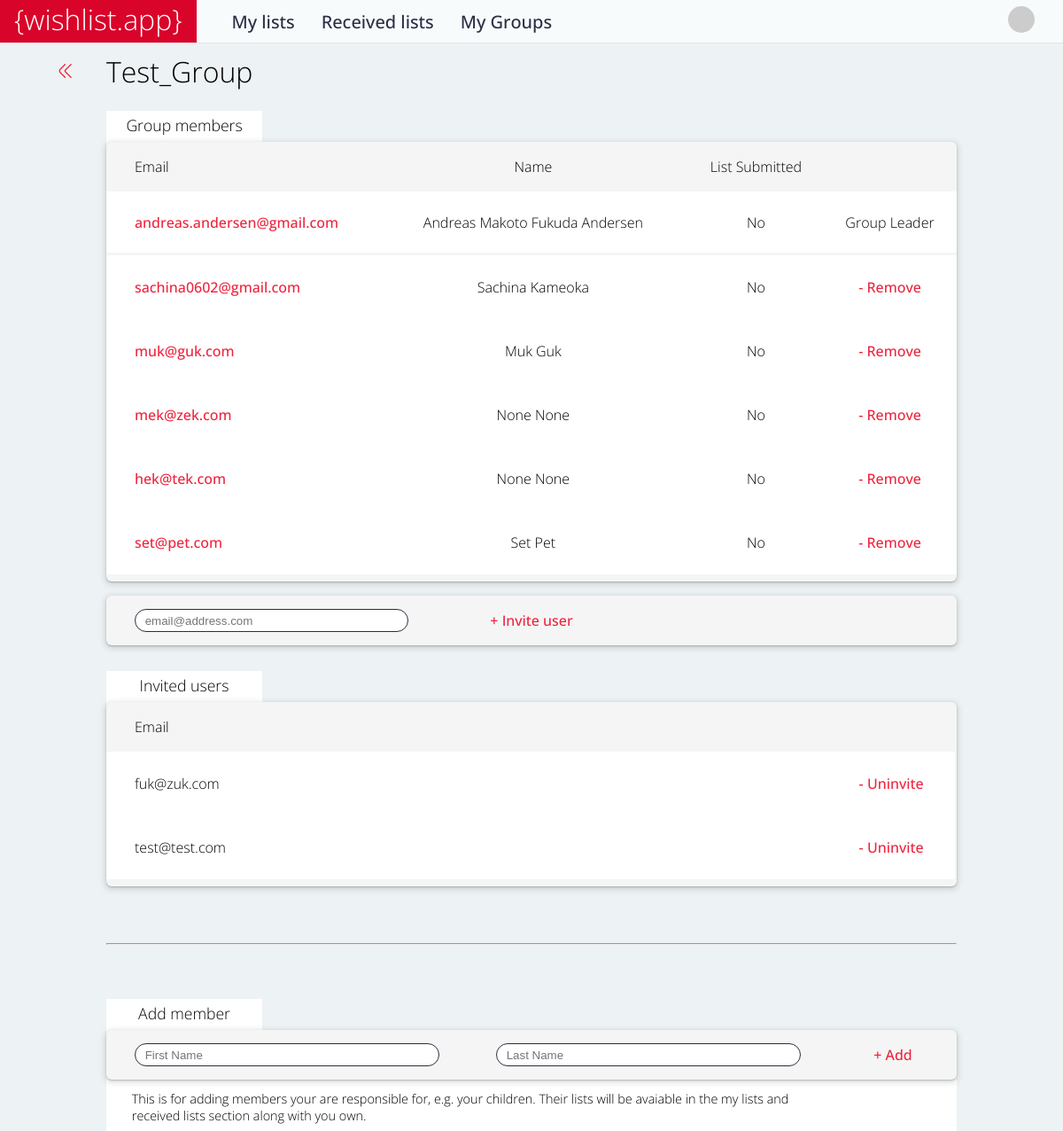
The app's page /groups/2/group_members (signed in), older data.
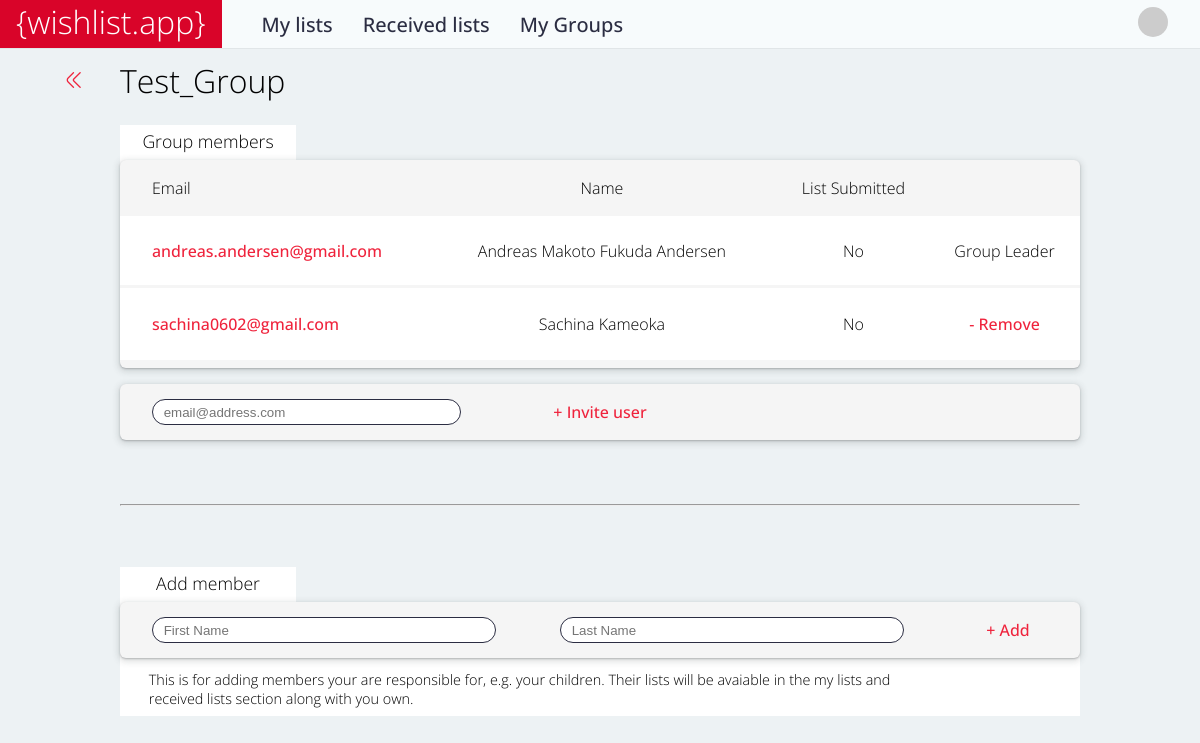
The same page, newer data.
### accounts/models.py (models this page shows, shortened)
class CustomUser(AbstractUser):
    username = None
    groups = models.ManyToManyField(
        'groups.CustomGroup',
        verbose_name='groups',
        blank=True,
        related_name="user_set",
        related_query_name="user",
    )
    email = models.EmailField(
        'email address',
        blank=False,
        null=False,
        unique=True
    )
    USERNAME_FIELD='email'
    REQUIRED_FIELDS=[]
    objects = CustomUserManager()
    first_name = models.CharField(
        max_length=30,
        null=True,
        blank=True,
    )
    last_name = models.CharField(
        max_length=30,
        null=True,
        blank=True,
    )
    is_leader = models.BooleanField(
        default=False,
    )
    assigned_to = models.ForeignKey(
        'CustomUser',
        null=True,
        blank=True,
        on_delete=models.CASCADE,
        related_name='assignments',
    )
    responsible_by = models.ForeignKey(
        'CustomUser',
        null=True,
        blank=True,
        on_delete=models.CASCADE,
        related_name='responsibilities',
    )
    is_self_responsible = models.BooleanField(
        default=True
    )
    has_submitted = models.BooleanField(
        default=False
    )
    def get_gravatar(self):
        md5 = hashlib.md5(self.email.encode())
        digest = md5.hexdigest()
        SIZE = 40
        DEFAULT = 'identicon'
        return f'http://www.gravatar.com/avatar/{digest}?s={SIZE}&d={DEFAULT}'
    def check_multi_responsible(self):
        responsibilities = CustomUser.objects.filter(responsible_by=self.pk)
        return len(responsibilities) > 1

### groups/views.py (the view)
class GroupMembersListView(
    LoginRequiredMixin,
    UserPassesTestMixin,
    ListView,):
    model = CustomUser
    context_object_name = 'group_members'
    template_name = 'group/members.html'
    def get_queryset(self):
        group = CustomGroup.objects.get(id=self.kwargs['pk'])
        return group.user_set.all()
    def get_context_data(self, **kwargs):
        data = super(GroupMembersListView, self).get_context_data(**kwargs)
        group = CustomGroup.objects.get(id=self.kwargs['pk'])
        data['leader'] = group.leader == self.request.user
        data['invitation_empty'] = len(group.invited_users.all())
        data['current_group'] = group
        data['current_user'] = self.request.user
        data['invited_users'] = group.invited_users.all()
        data['invite_form'] = GroupMemberInviteForm()
        data['create_form'] = GroupMemberCreateForm()
        return data
    def test_func(self):
        group = CustomGroup.objects.get(id=self.kwargs['pk'])
        return self.request.user in group.user_set.all()

### groups/forms.py
class GroupMemberInviteForm(forms.Form):
    email = forms.EmailField(
        max_length=50,
        widget=forms.EmailInput(
            attrs={
                'placeholder': 'email@address.com',
                'class': 'in-page-input'}))

class GroupMemberCreateForm(forms.Form):
    first_name = forms.CharField(
        max_length=40,
        widget=forms.TextInput(
            attrs={
                'placeholder': 'First Name',
                'class': 'in-page-input'})
    )
    last_name = forms.CharField(
        max_length=40,
        widget=forms.TextInput(
            attrs={
                'placeholder': 'Last Name',
                'class': 'in-page-input'})
    )

### templates/group/members.html (shortened to what this page needs)
{% extends 'base.html' %}
{% load static %}
{% block content %}
    <div class="back">
        <a href="{% url 'my_groups' %}"><i class="fi-rr-angle-double-left"></i></a>
    </div>
    <div class="page-title">{{ current_group.name }}</div>
    <div class="list-container">
        <div class="list-title">
            Group members
        </div>
        <table class="list">
            <tr class="list-top">
                {% if leader %}
                    <td class="members-list-email">
                        Email
                    </td>
                {% endif %}
                <td class="members-list-name">
                    Name
                </td>
                {% if leader %}
                    <td class="members-list-wish-submitted">
                        List Submitted
                    </td>
                    <td class="members-list-actions">
                    </td>
                {% endif %}
            </tr>
            {% for user in object_list %}
                <tr class="list-entry {% if current_group.leader == user %}list-entry-important{% endif %}">
                    {% if leader %}
                        <td class="members-list-email">
                            {% if user.is_self_responsible %}
                                <a href="" class = "item-title">
                                    {{ user.email }}
                                </a>
                            {% endif %}
                        </td>
                    {% endif %}
                    <td class="members-list-name">
                        {{ user.first_name }} {{ user.last_name }}
                    </td>
                    <td class="members-list-wish-submitted">
                        {% if leader %}
                            {% if user.has_submitted %} Yes {% else %} No {% endif %}
                        {% endif %}
                    </td>
                    <td class="members-list-wish-actions">
                        {% if user.id != user.id or user.responsible_by == current_user or leader %}
                            <span>
                                {% if current_group.leader == user %}
                                    Group Leader
                                {% else %}
                                    <a href="{% url 'remove_group_member' current_group.id user.id %}">
                                        - Remove
                                    </a>
                                {% endif %}
                            </span>
                        {% endif %}
                    </td>
                </tr>
            {% endfor %}
            <tr class="list-empty-bottom">
                <td></td>
                <td></td>
                <td></td>
                <td></td>
            </tr>
        </table>
    </div>
    {% if leader %}
        <table class="list">
            <tr class="list-bottom">
                <form id="invite-user", method="post" action="{% url 'invite_group_member' current_group.id current_user.id %}">
                    <td class="members-list-invite-email">
                        {{ invite_form.email }}
                    </td>
                    <td class="members-list-invite-invite">
                        <a href="#" onclick="document.getElementById('invite-user').submit()">
                            + Invite user
                        </a>
                    </td>
                    <td class="members-list-invite-errors">
                    </td>
                </form>
            </tr>
        </table>
        {% if invitation_empty %}
            <div class="list-container-2">
                <div class="list-title">
                    Invited users
                </div>
                <table class="list">
                    <tr class="list-top">
                        <td class="members-list-invited-email">
                            Email
                        </td>
                        <td class="members-list-invited-action">
                        </td>
                    </tr>
                    {% for user in invited_users %}
                        <tr class="list-entry">
                            <td class="members-list-invited-email">
                                {{ user.email }}
                            </td>
                            <td class="members-list-invited-action">
                                <a href="{% url 'uninvite_user' current_group.id user.id %}">
                                    - Uninvite
                                </a>
                            </td>
                        </tr>
                    {% endfor %}
                    <tr class="list-empty-bottom">
                        <td></td>
                        <td></td>
                        <td></td>
                    </tr>
                </table>
            </div>
        {% endif %}
    {% endif %}
    <hr class="list-page-divider">
    {% if current_user.is_self_responsible %}
        <div class="noted-list">
            <div class="list-title">
                Add member
            </div>
            <table id="create-member-table" class="list">
                <tr class="list-bottom">
                    <form id="create-member", method="post"
                        action="{% url 'create_group_member' current_group.id current_user.id %}">
                        <td class="create-member-first-name">
                            {{ create_form.first_name }}
                        </td>
                        <td class="create-member-last-name">
                            {{ create_form.last_name }}
                        </td>
                        <td class="create-member-actions">
                            <a href="#", onclick="document.getElementById('create-member').submit()">
                                + Add
                            </a>
                        </td>
                    </form>
                </tr>
            </table>
            <div class="noted-list-note-container">
                <span class="noted-list-note">
                    This is for adding members your are responsible for, e.g. your children.
                    Their lists will be avaiable in the my lists and received lists section along with you own.
                </span>
            </div>
        </div>
    {% endif %}
{% endblock content %}

### templates/base.html (shortened to what this page needs)
<!DOCTYPE html>
{% load static %}
<html>
    <head>
        <link rel="stylesheet" href="{% static 'css/base.css' %}">
        <link rel="stylesheet" href="{% static 'css/uicons.css' %}">
    </head>
    <body>
        <header class="top-container">
            <div class="top">
                <div class="title-and-navbar">
                    <span class="title"><a href="{% url 'home' %}" class="title-text">{wishlist.app}</a></span>
                    <div class="navbar">
                    {% if user.is_authenticated %}
                        <div class="navbar-item">
                            {% if user.check_multi_responsible %}
                                <a href="{% url 'my_lists' %}">My lists</a>
                            {% else %}
                                <a href="{% url 'wish_list' user.id %}">My lists</a>
                            {% endif %}
                        </div>
                        <div class="navbar-item">
                            <a href="{% url 'received_lists' %}">Received lists</a>
                        </div>
                        <div class="navbar-item">
                            <a href="{% url 'my_groups' %}">My Groups</a>
                        </div>
                    {% endif %}
                    </div>
                </div>
                {% if user.is_authenticated %}
                    <div class="login">
                        <div class="dropdown">
                            <a href="#" id="dropdown-button-id" class="dropdown-button" onClick="dropDown()">
                                <img src="{{ user.get_gravatar }}" id="gravatar">
                            </a>
                        </div>
                    </div>
                    {% endif %}
                </div>
        </header>
        <div class="container main">
            {% block content %}
            {% endblock content %}
        </div>
    </body>
</html>

### static/css/base.css (style rules this page uses)
body { font-family: 'Open Sans', sans-serif; font-weight: 300; background-color: #EDF2F4; margin: 0; }
.page-title { display: flex; flex-direction: column; justify-content: center; height: 2em; font-weight: 300; font-size: 2em; }
a { color: #EF233C; text-decoration: none; font-weight: 500; }
.top-container { width: 100%; }
.container { max-width: 60rem; width: 80%; margin: 0 auto 0 auto; }
.main { position: relative; }
.top { height: 3em; display: flex; flex-direction: row; justify-content: space-between; align-items: stretch; background-color: #F7FBFC; box-shadow: rgba(0, 0, 0, 0.05) 0px 0px 0px 1px; margin: 0 auto 0 auto; }
.title-and-navbar { display: flex; flex-direction: row; justify-content: space-between; }
.title { display: inline-block; order: 1; background-color: #D90429; padding: 0em 1em 0 1em; }
.title a { font-size: 2em; font-weight: 300; color: white; }
.navbar { order: 2; display: flex; flex-direction: row; justify-content: start; align-items: center; padding: 0.5em; margin: 0 0 0 2em; }
.navbar-item { display: inline-block; font-size: 1.25em; margin: 0 1.5em 0 0; }
.navbar-item a { color: #2B2D42; font-weight: 500; }
.login { order: 3; display: flex; flex-direction: column; justify-content: center; align-items: flex-end; margin: 0 2em 0 0; }
#gravatar { border-radius: 50%; height: 30px; width: 30px; }
.dropdown { position: relative; float: right; }
.dropdown-button { display: block; }
.main { margin: 0 auto 0 auto; }
.back { position: absolute; display: flex; flex-direction: row; justify-content: center; left: -6em; top: 0em; height: 2em; width: 4.2em; align-items: center; padding: 1em; }
i { padding: 0.2em 0 0 0; }
.back a { width: 100%; display: flex; flex-direction: row; justify-content: space-around; align-items: center; }
.list { width: 100%; text-align: center; background-color: whitesmoke; border-spacing: 0em 0.05em; border-collapse: separate; border-radius: 6px; box-shadow: rgba(60, 64, 67, 0.3) 0px 1px 2px 0px, rgba(60, 64, 67, 0.15) 0px 2px 6px 2px; margin: 0.5em 0 0 0; }
.list-container { position: relative; margin: 3em auto 1em auto; }
.noted-list { position: relative; width: 100%; margin: 6em auto 0.25em auto; }
.list-top { height: 3.5em; }
.list-entry { height: 4.5em; background-color: white; }
tr.list-entry-important td { border-bottom: 0.2em solid whitesmoke; }
.list-empty-bottom { height: 0.5em; }
.list-bottom { height: 3.5em; }
.list-title { position: absolute; display: flex; flex-direction: column; justify-content: flex-start; align-items: center; height: 3em; width: 10em; top: -2em; z-index: -1; font-size: 1.1em; font-weight: 300; background-color: white; padding: 0.25em 0 0 0; }
.noted-list-note-container { position:absolute; display: flex; flex-direction: column; justify-content: flex-end; align-items: center; height: 5em; width: 100%; bottom: -4em; z-index: -1; font-size: 0.9em; background-color: white; }
.noted-list-note { padding: 0 10em 0.5em 2em; }
.list-page-divider { margin: 4em 0 0 0; }
#create-member-table { margin: 0 }
.create-member-first-name, .create-member-last-name { width: 42.5%; text-align: center; padding: 0.5em 2em; }
.create-member-actions { width: 15%; text-align: center; padding: 0.5em; }
.members-list-invite-email { width: 35%; text-align: left; padding: 0.5em 2em; }
.members-list-invite-invite { width: 20%; text-align: center; padding: 0.5em 2em; }
.members-list-invite-errors { width: 35%; text-align: center; font-size: 0.8em; padding: 0.5em 2em; }
.members-list-email { width: 25%; text-align: left; padding: 0.5em 2em; }
.members-list-name { width: 35%; text-align: center; padding: 0.5em 2em; }
.members-list-wish-submitted, .members-list-actions { width: 15%; text-align: center; padding: 0.5em; }
input.in-page-input { height: 2em; border-radius: 1em; border: 0.1em solid #2B2D42; padding: 0.05em 0.8em; width: 100%; -webkit-box-sizing: border-box; -moz-box-sizing: border-box; box-sizing: border-box; }

Row changes from the older to the newer data that the page shows:
removed CustomUser: email "muk@guk.com", first_name "Muk", last_name "Guk", has_submitted "No", shows "- Remove"
removed CustomUser: email "mek@zek.com", first_name "None", last_name "None", has_submitted "No", shows "- Remove"
removed CustomUser: email "hek@tek.com", first_name "None", last_name "None", has_submitted "No", shows "- Remove"
removed CustomUser: email "set@pet.com", first_name "Set", last_name "Pet", has_submitted "No", shows "- Remove"
removed CustomUser: email "fuk@zuk.com"
removed CustomUser: email "test@test.com"
Text that changed along with them:
text no longer shown: "Invited users Email"
